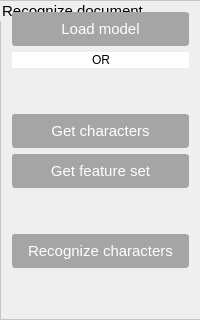
     <widget class="QGroupBox" name="widgetRecognizeDocument">
      <property name="font">
       <font>
        <pointsize>11</pointsize>
       </font>
      </property>
      <property name="styleSheet">
       <string notr="true">QWidget
{
    
    border: 0px solid #c5c5c5;
        border-top-width: 1px;
        border-bottom-width: 1px;
        border-top-style: solid;
        border-bottom-style: solid;
        border-top-color: #c5c5c5;
        border-bottom-color: #c5c5c5;
		 border-left: 1px solid   #c5c5c5;
    vertical-align: middle;
}

QWidget:hover
{
border-left: 1px solid   #00bbff;
border-top: 1px solid   #00bbff;
border-bottom: 1px solid   #00bbff;
}

</string>
      </property>
      <property name="title">
       <string>Recognize document</string>
      </property>
      <layout class="QVBoxLayout" name="verticalLayout_7">
       <item>
        <widget class="QPushButton" name="btnLoadSVM">
         <property name="cursor">
          <cursorShape>PointingHandCursor</cursorShape>
         </property>
         <property name="styleSheet">
          <string notr="true">QPushButton
{
 position: relative;
    padding: 7px 12px;
        padding-top: 7px;
        padding-bottom: 7px;
    font-size: 15px;
    font-family: Ubuntu;
    color: #ffffff;
    white-space: nowrap;
    background-color: #a5a5a5;
   
    border-radius: 3px;
        border-top-left-radius: 3px;
        border-top-right-radius: 3px;
        border-bottom-right-radius: 3px;
        border-bottom-left-radius: 3px;
    border: 1px solid #a5a5a5;
        border-top-width: 1px;
        border-bottom-width: 1px;
        border-top-style: solid;
        border-bottom-style: solid;
     
    vertical-align: middle;
}

</string>
         </property>
         <property name="text">
          <string>Load model</string>
         </property>
        </widget>
       </item>
       <item>
        <widget class="QLabel" name="label_5">
         <property name="styleSheet">
          <string notr="true">font: 9pt &quot;SFMono Nerd Font Mono&quot;;
background-color: rgb(255, 255, 255);
border-color: rgb(255, 255, 255);</string>
         </property>
         <property name="text">
          <string>OR</string>
         </property>
         <property name="alignment">
          <set>Qt::AlignCenter</set>
         </property>
        </widget>
       </item>
       <item>
        <spacer name="verticalSpacer_2">
         <property name="orientation">
          <enum>Qt::Vertical</enum>
         </property>
         <property name="sizeHint" stdset="0">
          <size>
           <width>20</width>
           <height>40</height>
          </size>
         </property>
        </spacer>
       </item>
       <item>
        <widget class="QPushButton" name="btnCutWord">
         <property name="font">
          <font>
           <pointsize>-1</pointsize>
          </font>
         </property>
         <property name="cursor">
          <cursorShape>PointingHandCursor</cursorShape>
         </property>
         <property name="styleSheet">
          <string notr="true">QPushButton
{
 position: relative;
    padding: 7px 12px;
        padding-top: 7px;
        padding-bottom: 7px;
    font-size: 15px;
    font-family: Ubuntu;
    color: #ffffff;
    white-space: nowrap;
    background-color: #a5a5a5;
   
    border-radius: 3px;
        border-top-left-radius: 3px;
        border-top-right-radius: 3px;
        border-bottom-right-radius: 3px;
        border-bottom-left-radius: 3px;
    border: 1px solid #a5a5a5;
        border-top-width: 1px;
        border-bottom-width: 1px;
        border-top-style: solid;
        border-bottom-style: solid;
     
    vertical-align: middle;
}

</string>
         </property>
         <property name="text">
          <string>Get characters</string>
         </property>
        </widget>
       </item>
       <item>
        <widget class="QPushButton" name="btnGetTestingSet">
         <property name="font">
          <font>
           <pointsize>-1</pointsize>
          </font>
         </property>
         <property name="cursor">
          <cursorShape>PointingHandCursor</cursorShape>
         </property>
         <property name="styleSheet">
          <string notr="true">QPushButton
{
 position: relative;
    padding: 7px 12px;
        padding-top: 7px;
        padding-bottom: 7px;
    font-size: 15px;
    font-family: Ubuntu;
    color: #ffffff;
    white-space: nowrap;
    background-color: #a5a5a5;
   
    border-radius: 3px;
        border-top-left-radius: 3px;
        border-top-right-radius: 3px;
        border-bottom-right-radius: 3px;
        border-bottom-left-radius: 3px;
    border: 1px solid #a5a5a5;
        border-top-width: 1px;
        border-bottom-width: 1px;
        border-top-style: solid;
        border-bottom-style: solid;
     
    vertical-align: middle;
}

</string>
         </property>
         <property name="text">
          <string>Get feature set</string>
         </property>
        </widget>
       </item>
       <item>
        <spacer name="verticalSpacer_3">
         <property name="orientation">
          <enum>Qt::Vertical</enum>
         </property>
         <property name="sizeHint" stdset="0">
          <size>
           <width>20</width>
           <height>40</height>
          </size>
         </property>
        </spacer>
       </item>
       <item>
        <widget class="QPushButton" name="btnRecognizeCharacters">
         <property name="font">
          <font>
           <pointsize>-1</pointsize>
          </font>
         </property>
         <property name="cursor">
          <cursorShape>PointingHandCursor</cursorShape>
         </property>
         <property name="styleSheet">
          <string notr="true">QPushButton
{
 position: relative;
    padding: 7px 12px;
        padding-top: 7px;
        padding-bottom: 7px;
    font-size: 15px;
    font-family: Ubuntu;
    color: #ffffff;
    white-space: nowrap;
    background-color: #a5a5a5;
   
    border-radius: 3px;
        border-top-left-radius: 3px;
        border-top-right-radius: 3px;
        border-bottom-right-radius: 3px;
        border-bottom-left-radius: 3px;
    border: 1px solid #a5a5a5;
        border-top-width: 1px;
        border-bottom-width: 1px;
        border-top-style: solid;
        border-bottom-style: solid;
     
    vertical-align: middle;
}

</string>
         </property>
         <property name="text">
          <string>Recognize characters</string>
         </property>
        </widget>
       </item>
       <item>
        <spacer name="verticalSpacer_5">
         <property name="orientation">
          <enum>Qt::Vertical</enum>
         </property>
         <property name="sizeHint" stdset="0">
          <size>
           <width>20</width>
           <height>40</height>
          </size>
         </property>
        </spacer>
       </item>
      </layout>
     </widget>
